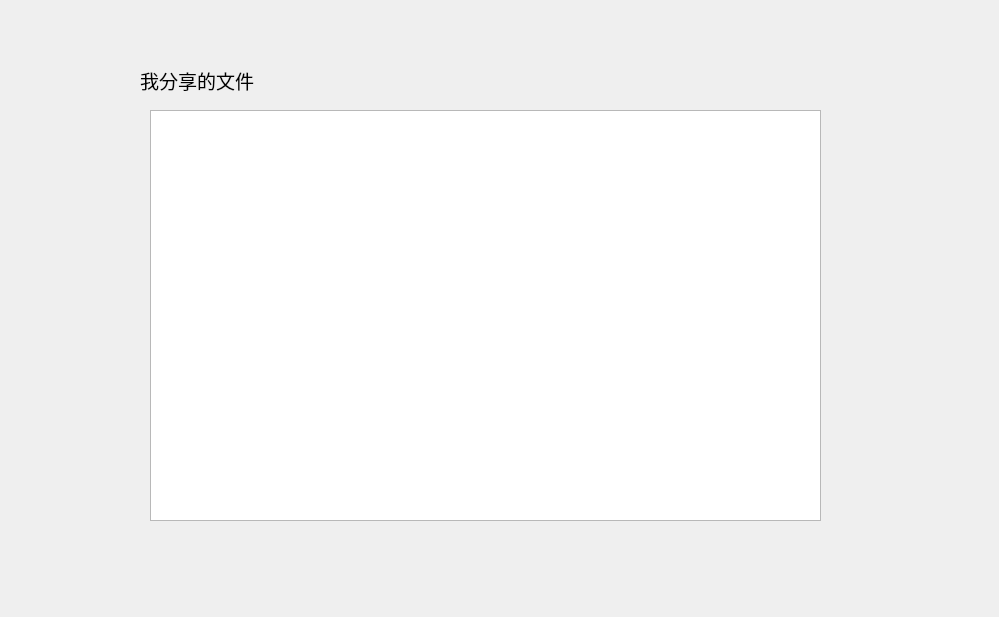
<?xml version="1.0" encoding="UTF-8"?>
<ui version="4.0">
 <class>Share</class>
 <widget class="QWidget" name="Share">
  <property name="geometry">
   <rect>
    <x>0</x>
    <y>0</y>
    <width>999</width>
    <height>617</height>
   </rect>
  </property>
  <property name="windowTitle">
   <string>Form</string>
  </property>
  <widget class="QLabel" name="label">
   <property name="geometry">
    <rect>
     <x>140</x>
     <y>70</y>
     <width>131</width>
     <height>21</height>
    </rect>
   </property>
   <property name="font">
    <font>
     <family>微软雅黑</family>
     <pointsize>14</pointsize>
    </font>
   </property>
   <property name="text">
    <string>我分享的文件</string>
   </property>
  </widget>
  <widget class="QListView" name="listView">
   <property name="geometry">
    <rect>
     <x>150</x>
     <y>110</y>
     <width>671</width>
     <height>411</height>
    </rect>
   </property>
  </widget>
 </widget>
 <resources/>
 <connections/>
</ui>
